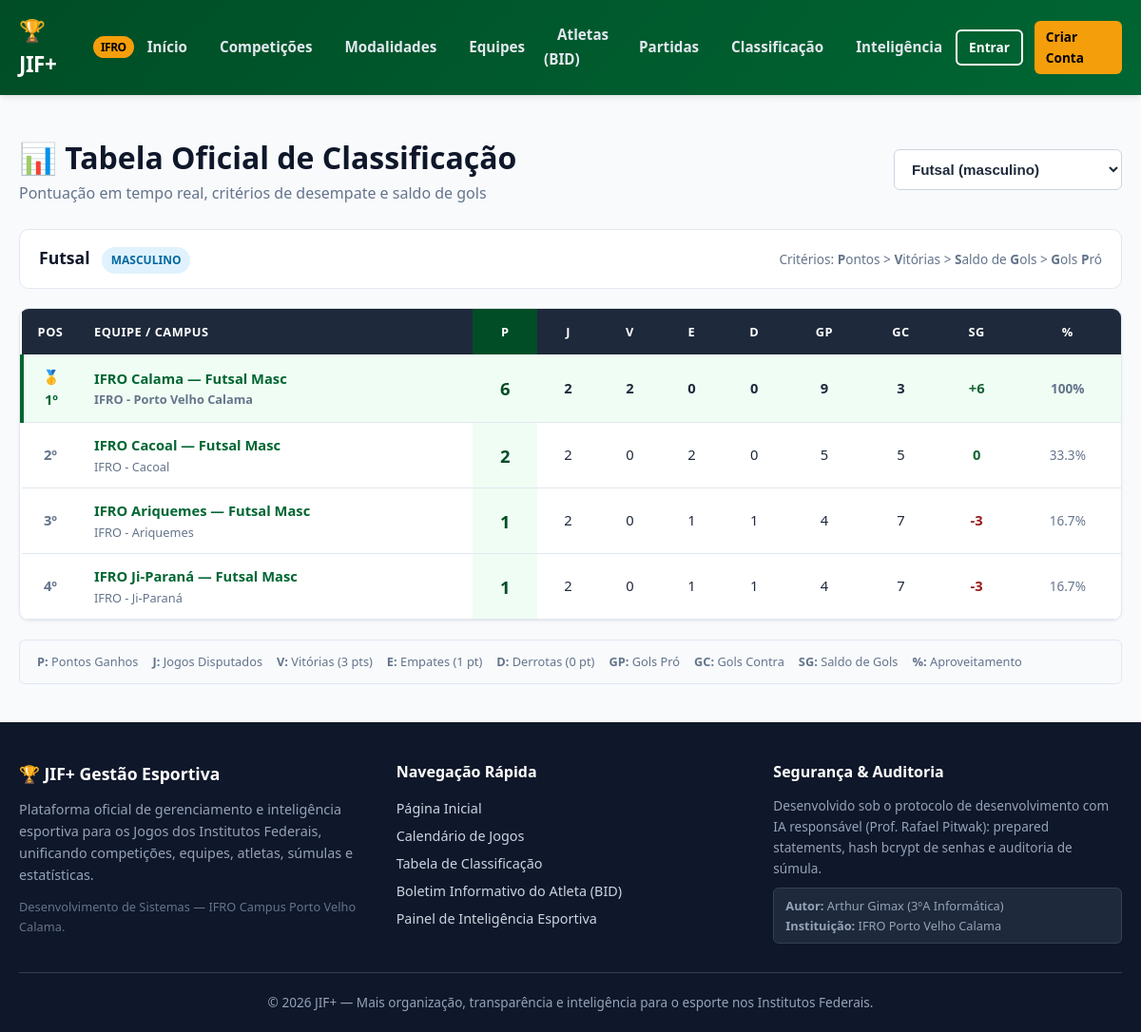
The page /classificacao.php?modalidade_id=1 on the database its author committed.
### tables this page shows
CREATE TABLE IF NOT EXISTS `modalidades` (
    `id` INT AUTO_INCREMENT PRIMARY KEY,
    `competicao_id` INT NOT NULL,
    `nome` VARCHAR(100) NOT NULL,
    `categoria` ENUM('masculino', 'feminino', 'misto') NOT NULL,
    `tipo` ENUM('coletiva', 'individual') NOT NULL,
    `status` ENUM('ativa', 'inativa') NOT NULL DEFAULT 'ativa',
    CONSTRAINT `fk_modalidades_competicao`
        FOREIGN KEY (`competicao_id`) REFERENCES `competicoes` (`id`)
        ON DELETE CASCADE ON UPDATE CASCADE,
    INDEX `idx_modalidades_nome` (`nome`),
    INDEX `idx_modalidades_categoria` (`categoria`)
);

CREATE TABLE IF NOT EXISTS `equipes` (
    `id` INT AUTO_INCREMENT PRIMARY KEY,
    `instituicao_id` INT NOT NULL,
    `competicao_id` INT NOT NULL,
    `modalidade_id` INT NOT NULL,
    `responsavel_id` INT NOT NULL,
    `nome` VARCHAR(150) NOT NULL,
    CONSTRAINT `fk_equipes_instituicao`
        FOREIGN KEY (`instituicao_id`) REFERENCES `instituicoes` (`id`)
        ON DELETE RESTRICT ON UPDATE CASCADE,
    CONSTRAINT `fk_equipes_competicao`
        FOREIGN KEY (`competicao_id`) REFERENCES `competicoes` (`id`)
        ON DELETE CASCADE ON UPDATE CASCADE,
    CONSTRAINT `fk_equipes_modalidade`
        FOREIGN KEY (`modalidade_id`) REFERENCES `modalidades` (`id`)
        ON DELETE CASCADE ON UPDATE CASCADE,
    CONSTRAINT `fk_equipes_responsavel`
        FOREIGN KEY (`responsavel_id`) REFERENCES `usuarios` (`id`)
        ON DELETE RESTRICT ON UPDATE CASCADE,
    INDEX `idx_equipes_nome` (`nome`)
);

CREATE TABLE IF NOT EXISTS `instituicoes` (
    `id` INT AUTO_INCREMENT PRIMARY KEY,
    `nome` VARCHAR(150) NOT NULL,
    `sigla` VARCHAR(30) NOT NULL,
    `campus` VARCHAR(100) NOT NULL,
    `estado` CHAR(2) NOT NULL,
    INDEX `idx_instituicoes_sigla` (`sigla`),
    INDEX `idx_instituicoes_campus` (`campus`)
);

### classificacao.php (the view, shortened to what this page needs)
<?php
require_once __DIR__ . '/includes/header.php';
$pdo = Database::getConnection();
$modalidades = $pdo->query("SELECT id, nome, categoria FROM modalidades WHERE status = 'ativa' ORDER BY nome ASC")->fetchAll();
$modalidadeSelecionada = isset($_GET['modalidade_id']) ? (int)$_GET['modalidade_id'] : ($modalidades[0]['id'] ?? 0);
$stmtMod = $pdo->prepare("SELECT * FROM modalidades WHERE id = :id");
$stmtMod->execute([':id' => $modalidadeSelecionada]);
$modalidadeAtual = $stmtMod->fetch();
$stmtEquipes = $pdo->prepare("
    SELECT eq.id, eq.nome, inst.campus, inst.sigla
    FROM equipes eq
    JOIN instituicoes inst ON eq.instituicao_id = inst.id
    WHERE eq.modalidade_id = :mod_id
");
$stmtEquipes->execute([':mod_id' => $modalidadeSelecionada]);
$equipes = $stmtEquipes->fetchAll();
$stmtPartidas = $pdo->prepare("
    SELECT equipe_a_id, equipe_b_id, placar_a, placar_b
    FROM partidas
    WHERE modalidade_id = :mod_id AND situacao = 'encerrada' AND placar_a IS NOT NULL AND placar_b IS NOT NULL
");
$stmtPartidas->execute([':mod_id' => $modalidadeSelecionada]);
$partidasEncerradas = $stmtPartidas->fetchAll();
$tabela = [];
foreach ($equipes as $eq) {
    $tabela[$eq['id']] = [
        'id' => $eq['id'],
        'nome' => $eq['nome'],
        'campus' => $eq['campus'],
        'sigla' => $eq['sigla'],
        'jogos' => 0,
        'vitorias' => 0,
        'empates' => 0,
        'derrotas' => 0,
        'gols_pro' => 0,
        'gols_contra' => 0,
        'saldo_gols' => 0,
        'pontos' => 0,
        'aproveitamento' => 0
    ];
}
foreach ($partidasEncerradas as $p) {
    $timeA = $p['equipe_a_id'];
    $timeB = $p['equipe_b_id'];
    $golsA = (int)$p['placar_a'];
    $golsB = (int)$p['placar_b'];
    if (isset($tabela[$timeA])) {
        $tabela[$timeA]['jogos']++;
        $tabela[$timeA]['gols_pro'] += $golsA;
        $tabela[$timeA]['gols_contra'] += $golsB;
        if ($golsA > $golsB) {
            $tabela[$timeA]['vitorias']++;
            $tabela[$timeA]['pontos'] += 3;
        } elseif ($golsA === $golsB) {
            $tabela[$timeA]['empates']++;
            $tabela[$timeA]['pontos'] += 1;
        } else {
            $tabela[$timeA]['derrotas']++;
        }
    }
    if (isset($tabela[$timeB])) {
        $tabela[$timeB]['jogos']++;
        $tabela[$timeB]['gols_pro'] += $golsB;
        $tabela[$timeB]['gols_contra'] += $golsA;
        if ($golsB > $golsA) {
            $tabela[$timeB]['vitorias']++;
            $tabela[$timeB]['pontos'] += 3;
        } elseif ($golsB === $golsA) {
            $tabela[$timeB]['empates']++;
            $tabela[$timeB]['pontos'] += 1;
        } else {
            $tabela[$timeB]['derrotas']++;
        }
    }
}
uasort($tabela, function($a, $b) {
    if ($b['pontos'] !== $a['pontos']) return $b['pontos'] <=> $a['pontos'];
    if ($b['vitorias'] !== $a['vitorias']) return $b['vitorias'] <=> $a['vitorias'];
    if ($b['saldo_gols'] !== $a['saldo_gols']) return $b['saldo_gols'] <=> $a['saldo_gols'];
    return $b['gols_pro'] <=> $a['gols_pro'];
});
?>
<div class="container" style="padding: 40px 20px;">
    <div style="display:flex;justify-content:space-between;align-items:center;margin-bottom:25px;flex-wrap:wrap;gap:15px;">
        <div>
            <h1 style="font-size:2rem;font-weight:900;color:var(--dark);">📊 Tabela Oficial de Classificação</h1>
            <p style="color:var(--text-muted);">Pontuação em tempo real, critérios de desempate e saldo de gols</p>
        </div>
        <form method="GET" action="classificacao.php">
            <select name="modalidade_id" class="form-control" style="width:240px;font-weight:700;" onchange="this.form.submit()">
                <?php foreach ($modalidades as $m): ?>
                    <option value="<?= $m['id'] ?>" <?= $modalidadeSelecionada === (int)$m['id'] ? 'selected' : '' ?>>
                        <?= htmlspecialchars($m['nome']) ?> (<?= htmlspecialchars($m['categoria']) ?>)
                    </option>
                <?php endforeach; ?>
            </select>
        </form>
    </div>
    <?php if ($modalidadeAtual): ?>
        <div style="background:#ffffff;border:1px solid var(--border);border-radius:var(--radius-md);padding:15px 20px;margin-bottom:20px;display:flex;justify-content:space-between;align-items:center;">
            <div>
                <strong style="font-size:1.1rem;color:var(--dark);"><?= htmlspecialchars($modalidadeAtual['nome']) ?></strong>
                <span class="badge badge-info" style="margin-left:8px;"><?= ucfirst($modalidadeAtual['categoria']) ?></span>
            </div>
            <div style="font-size:0.85rem;color:var(--text-muted);">
                Critérios: <strong>P</strong>ontos > <strong>V</strong>itórias > <strong>S</strong>aldo de <strong>G</strong>ols > <strong>G</strong>ols <strong>P</strong>ró
            </div>
        </div>
    <?php endif; ?>
    <div class="table-responsive">
        <table class="sports-table">
            <thead>
                <tr>
                    <th class="center" style="width:60px;">Pos</th>
                    <th>Equipe / Campus</th>
                    <th class="center" style="background:#004d26;">P</th>
                    <th class="center">J</th>
                    <th class="center">V</th>
                    <th class="center">E</th>
                    <th class="center">D</th>
                    <th class="center">GP</th>
                    <th class="center">GC</th>
                    <th class="center">SG</th>
                    <th class="center">%</th>
                </tr>
            </thead>
            <tbody>
                <?php if (empty($tabela)): ?>
                    <tr>
                        <td colspan="11" style="text-align:center;padding:40px;color:var(--text-muted);">
                            Nenhuma equipe registrada nesta modalidade ainda.
                        </td>
                    </tr>
                <?php else: ?>
                    <?php $posicao = 1; foreach ($tabela as $row): ?>
                        <tr class="<?= $posicao === 1 ? 'leader' : '' ?>">
                            <td class="center" style="font-weight:900;color:<?= $posicao === 1 ? 'var(--primary)' : 'var(--text-muted)' ?>;">
                                <?= $posicao === 1 ? '🥇 ' . $posicao : $posicao ?>º
                            </td>
                            <td>
                                <strong><a href="equipes.php?id=<?= $row['id'] ?>"><?= htmlspecialchars($row['nome']) ?></a></strong>
                                <span style="font-size:0.8rem;color:var(--text-muted);display:block;">
                                    <?= htmlspecialchars($row['sigla']) ?> - <?= htmlspecialchars($row['campus']) ?>
                                </span>
                            </td>
                            <td class="center" style="font-weight:900;font-size:1.15rem;color:var(--primary-dark);background:#f0fdf4;">
                                <?= $row['pontos'] ?>
                            </td>
                            <td class="center"><?= $row['jogos'] ?></td>
                            <td class="center"><?= $row['vitorias'] ?></td>
                            <td class="center"><?= $row['empates'] ?></td>
                            <td class="center"><?= $row['derrotas'] ?></td>
                            <td class="center"><?= $row['gols_pro'] ?></td>
                            <td class="center"><?= $row['gols_contra'] ?></td>
                            <td class="center" style="font-weight:700;color:<?= $row['saldo_gols'] >= 0 ? '#166534' : '#991b1b' ?>;">
                                <?= ($row['saldo_gols'] > 0 ? '+' : '') . $row['saldo_gols'] ?>
                            </td>
                            <td class="center" style="font-size:0.85rem;color:var(--text-muted);">
                                <?= $row['aproveitamento'] ?>%
                            </td>
                        </tr>
                    <?php $posicao++; endforeach; ?>
                <?php endif; ?>
            </tbody>
        </table>
    </div>
    <div style="margin-top:20px;font-size:0.8rem;color:var(--text-muted);display:flex;flex-wrap:wrap;gap:15px;background:#f8fafc;padding:12px 18px;border-radius:var(--radius-sm);border:1px solid var(--border);">
        <span><strong>P:</strong> Pontos Ganhos</span>
        <span><strong>J:</strong> Jogos Disputados</span>
        <span><strong>V:</strong> Vitórias (3 pts)</span>
        <span><strong>E:</strong> Empates (1 pt)</span>
        <span><strong>D:</strong> Derrotas (0 pt)</span>
        <span><strong>GP:</strong> Gols Pró</span>
        <span><strong>GC:</strong> Gols Contra</span>
        <span><strong>SG:</strong> Saldo de Gols</span>
        <span><strong>%:</strong> Aproveitamento</span>
    </div>
</div>
<?php require_once __DIR__ . '/includes/footer.php'; ?>

### assets/css/style.css (style rules this page uses)
:root { --primary: #006633; --primary-dark: #004d26; --primary-light: #059669; --secondary: #f59e0b; --secondary-hover: #d97706; --accent: #2563eb; --dark: #0f172a; --dark-surface: #1e293b; --light-bg: #f8fafc; --card-bg: #ffffff; --border: #e2e8f0; --text-main: #1e293b; --text-muted: #64748b; --text-light: #f8fafc; --danger: #ef4444; --success: #10b981; --warning: #f59e0b; --info: #0284c7; --radius-sm: 6px; --radius-md: 10px; --radius-lg: 16px; --shadow-sm: 0 1px 3px rgba(0,0,0,0.06); --shadow-md: 0 4px 6px -1px rgba(0,0,0,0.08), 0 2px 4px -2px rgba(0,0,0,0.06); --shadow-lg: 0 10px 15px -3px rgba(0,0,0,0.1), 0 4px 6px -4px rgba(0,0,0,0.08); --transition: all 0.2s cubic-bezier(0.4, 0, 0.2, 1); }
* { margin: 0; padding: 0; box-sizing: border-box; }
body { font-family: 'Segoe UI', system-ui, -apple-system, BlinkMacSystemFont, Roboto, sans-serif; background-color: var(--light-bg); color: var(--text-main); line-height: 1.6; min-height: 100vh; display: flex; flex-direction: column; }
a { color: var(--primary); text-decoration: none; transition: var(--transition); }
.container { width: 100%; max-width: 1200px; margin: 0 auto; padding: 0 20px; }
.badge { display: inline-flex; align-items: center; gap: 4px; padding: 4px 10px; border-radius: 20px; font-size: 0.75rem; font-weight: 700; text-transform: uppercase; }
.badge-info { background: #e0f2fe; color: #0369a1; }
.table-responsive { overflow-x: auto; margin-top: 16px; border-radius: var(--radius-md); box-shadow: var(--shadow-sm); border: 1px solid var(--border); background: #ffffff; }
.sports-table { width: 100%; border-collapse: collapse; font-size: 0.92rem; text-align: left; }
.sports-table th { background: var(--dark-surface); color: #ffffff; padding: 14px 16px; font-weight: 700; text-transform: uppercase; font-size: 0.8rem; letter-spacing: 0.5px; }
.sports-table th.center, .sports-table td.center { text-align: center; }
.sports-table td { padding: 12px 16px; border-bottom: 1px solid var(--border); color: var(--text-main); }
.sports-table tr.leader { background-color: #f0fdf4; font-weight: 600; }
.sports-table tr.leader td:first-child { border-left: 4px solid var(--primary); }
.form-control { width: 100%; padding: 11px 14px; font-size: 0.95rem; border: 1px solid #cbd5e1; border-radius: var(--radius-sm); background-color: #ffffff; color: var(--text-main); transition: var(--transition); }

### rows shown on the page
modalidades: nome "Futsal", categoria "MASCULINO"
equipes: nome "IFRO Calama — Futsal Masc", instituicao.sigla "IFRO", instituicao.campus "Porto Velho Calama", pontos "6", jogos "2", vitorias "2", empates "0", derrotas "0", gols_pro "9", gols_contra "3", saldo_gols "6", aproveitamento "100"
equipes: nome "IFRO Cacoal — Futsal Masc", instituicao.sigla "IFRO", instituicao.campus "Cacoal", pontos "2", jogos "2", vitorias "0", empates "2", derrotas "0", gols_pro "5", gols_contra "5", saldo_gols "0", aproveitamento "33.3"
equipes: nome "IFRO Ariquemes — Futsal Masc", instituicao.sigla "IFRO", instituicao.campus "Ariquemes", pontos "1", id "2", vitorias "0", empates "1", derrotas "1", gols_pro "4", gols_contra "7", saldo_gols "-3", aproveitamento "16.7"
equipes: nome "IFRO Ji-Paraná — Futsal Masc", instituicao.sigla "IFRO", instituicao.campus "Ji-Paraná", pontos "1", jogos "2", vitorias "0", empates "1", derrotas "1", gols_pro "4", gols_contra "7", saldo_gols "-3", aproveitamento "16.7"

### other values the page prints
form field modalidade_id "Futsal (masculino)"
